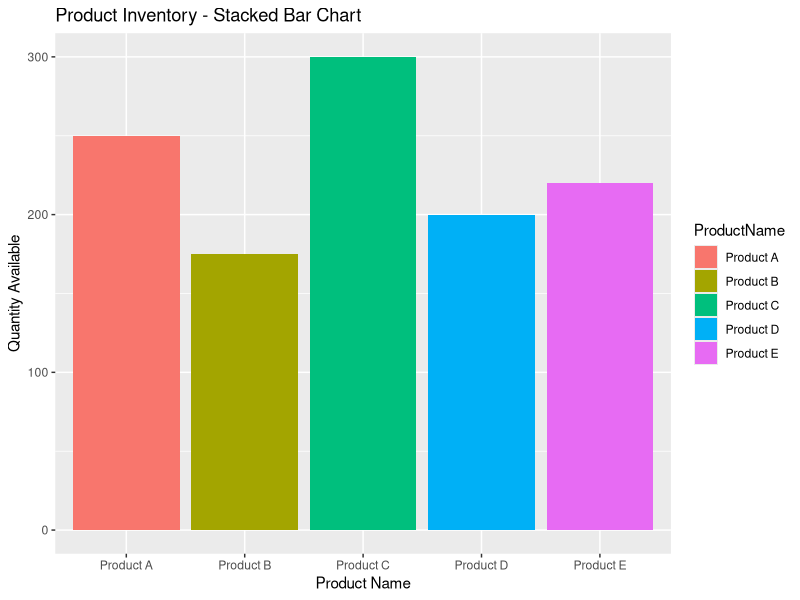
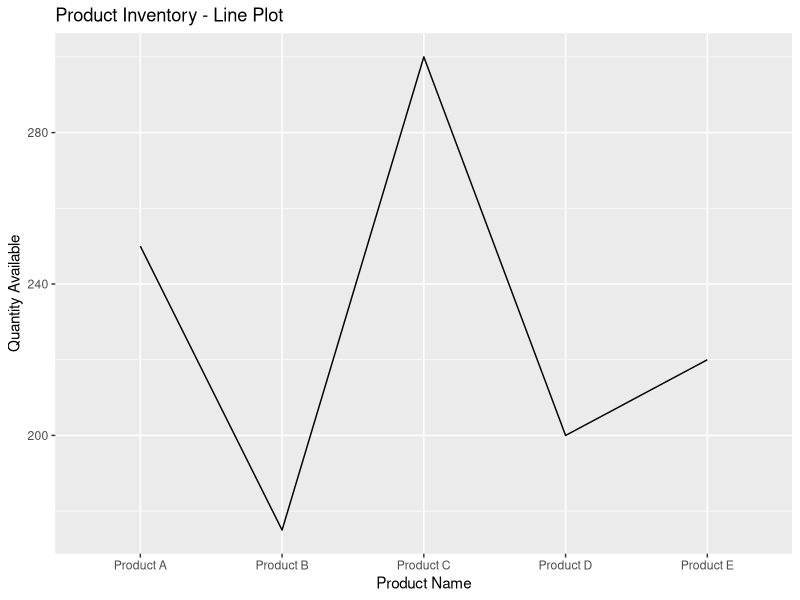
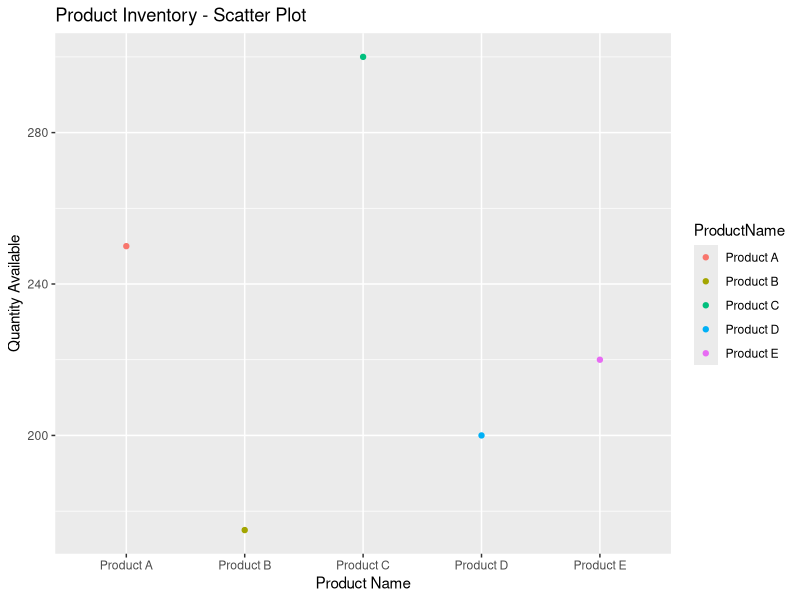
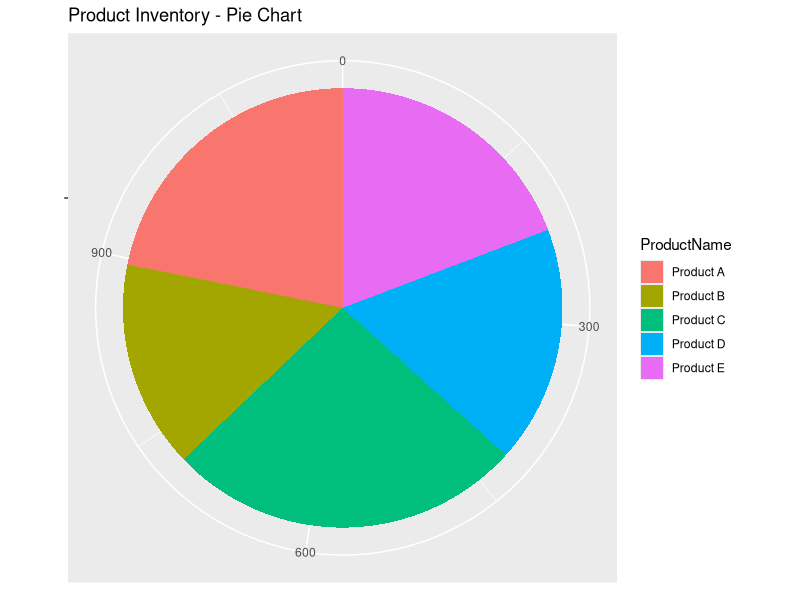
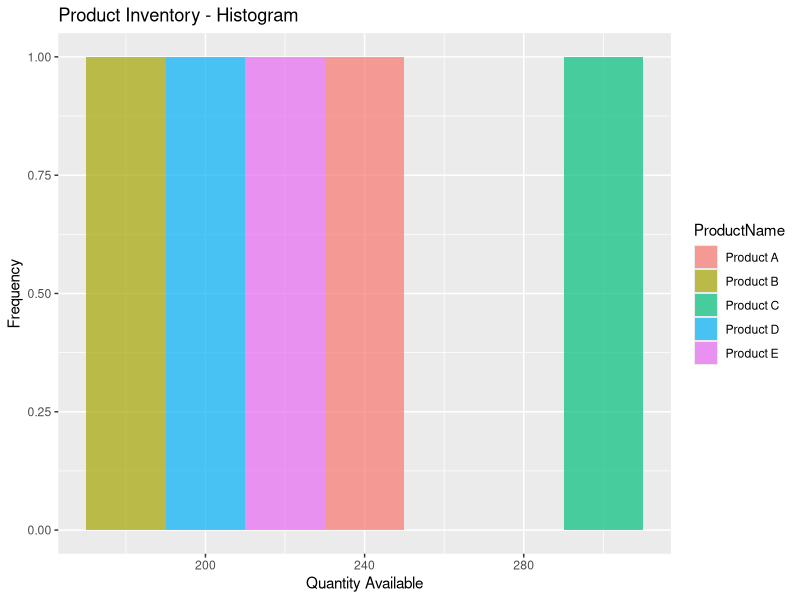

Here is the R script that generated these plots, in order:
# Install and load ggplot2 package
if (!requireNamespace("ggplot2", quietly = TRUE)) {
  install.packages("ggplot2")
}
library(ggplot2)

# Create the data
inventory_data <- data.frame(
  ProductID = c(1, 2, 3, 4, 5),
  ProductName = c("Product A", "Product B", "Product C", "Product D", "Product E"),
  QuantityAvailable = c(250, 175, 300, 200, 220)
)

# Stacked Bar Chart
ggplot(inventory_data, aes(x = ProductName, y = QuantityAvailable, fill = ProductName)) +
  geom_bar(stat = "identity") +
  labs(title = "Product Inventory - Stacked Bar Chart", x = "Product Name", y = "Quantity Available")

# Line Plot
ggplot(inventory_data, aes(x = ProductName, y = QuantityAvailable, group = 1)) +
  geom_line() +
  labs(title = "Product Inventory - Line Plot", x = "Product Name", y = "Quantity Available")

# Scatter Plot
ggplot(inventory_data, aes(x = ProductName, y = QuantityAvailable, color = ProductName)) +
  geom_point() +
  labs(title = "Product Inventory - Scatter Plot", x = "Product Name", y = "Quantity Available")

# Pie Chart
ggplot(inventory_data, aes(x = "", y = QuantityAvailable, fill = ProductName)) +
  geom_bar(stat = "identity", width = 1) +
  coord_polar(theta = "y") +
  labs(title = "Product Inventory - Pie Chart", x = NULL, y = NULL)

# Histogram
ggplot(inventory_data, aes(x = QuantityAvailable, fill = ProductName)) +
  geom_histogram(binwidth = 20, position = "identity", alpha = 0.7) +
  labs(title = "Product Inventory - Histogram", x = "Quantity Available", y = "Frequency")
